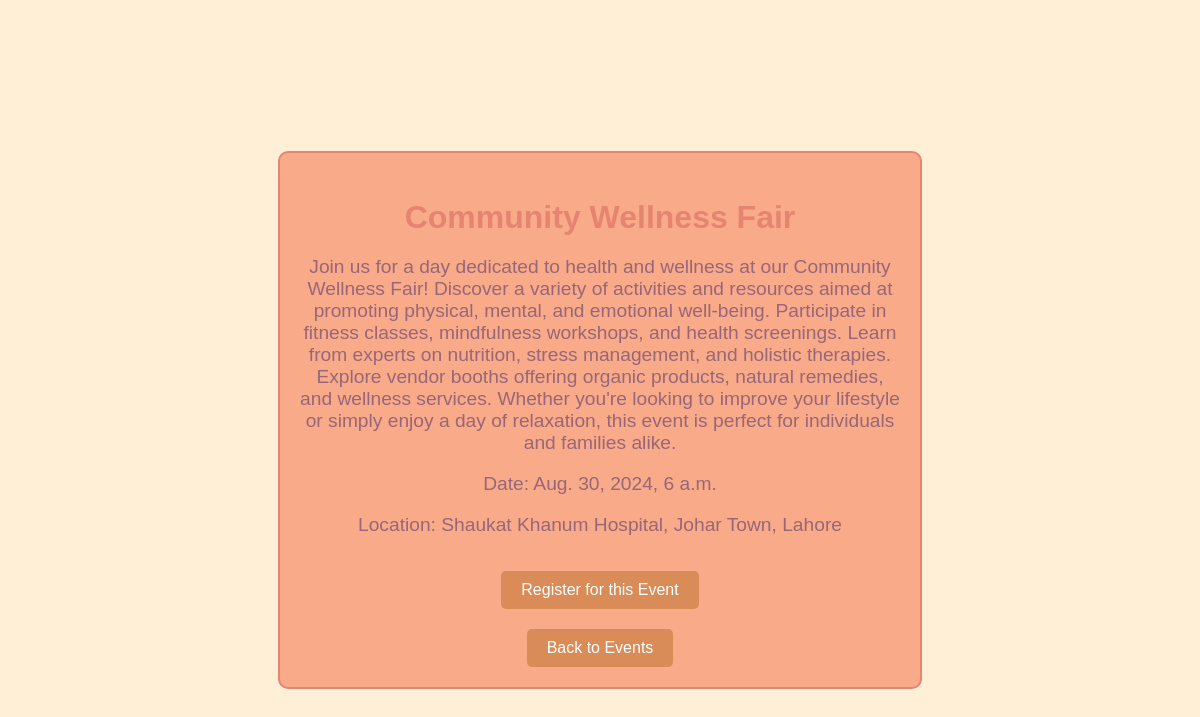
Page /events/4/ (signed in) on the committed database.
### events/models.py (models this page shows, shortened)
class Event(models.Model):
    title = models.CharField(max_length=200)
    description = models.TextField()
    date = models.DateTimeField()
    location = models.CharField(max_length=200)

### events/views.py (the view)
# urls.py: path('events/<int:event_id>/', event_views.event_detail, name='event_detail'),
@login_required
def event_detail(request, event_id):
    event = get_object_or_404(Event, pk=event_id)
    return render(request, 'event_detail.html', {'event': event})

### events/templates/event_detail.html (shortened to what this page needs)
<!DOCTYPE html>
<html lang="en">
<head>
</head>
<body>
    <div class="event-details">
        <h2>{{ event.title }}</h2>
        <p>{{ event.description }}</p>
        <p>Date: {{ event.date }}</p>
        <p>Location: {{ event.location }}</p>
        <a href="{% url 'event_register' event.id %}">Register for this Event</a>
        <br>
        <a href="{% url 'event_list' %}">Back to Events</a>
    </div>
</body>
</html>

### events/templates/event_detail.html (style rules this page uses)
body { font-family: Arial, sans-serif; background-color: #ffefd7; color: #976678; margin: 0; padding: 20px; display: flex; justify-content: center; align-items: center; min-height: 100vh; }
.event-details { background-color: #f9ab89; border: 2px solid #e68472; border-radius: 10px; padding: 20px; max-width: 600px; margin: auto; text-align: center; }
h2 { font-size: 2em; margin-bottom: 10px; color: #e68472; }
p { font-size: 1.2em; margin-bottom: 15px; }
a { display: inline-block; padding: 10px 20px; margin-top: 20px; background-color: #d98b58; color: white; text-decoration: none; border-radius: 5px; transition: background-color 0.3s ease; }

### rows in the picture
Event: title "Community Wellness Fair", description "Join us for a day dedicated to health and wellness at our Community Wellness Fair! Discover a variety of activities and resources aimed at promoting physical, mental, and emotional well-being. Participate in fitness classes, mindfulness workshops, and health screenings. Learn from experts on nutrition, stress management, and holistic therapies. Explore vendor booths offering organic products, natural remedies, and wellness services. Whether you're looking to improve your lifestyle or simply enjoy a day of relaxation, this event is perfect for individuals and families alike.", date "Aug. 30, 2024, 6 a.m.", location "Shaukat Khanum Hospital, Johar Town, Lahore"
